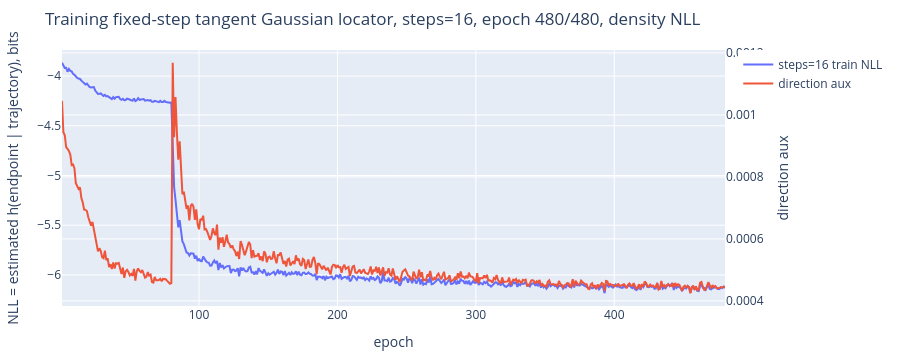

Source (notebook cell):
### Code cell
def train_model_for_steps(step_count):
    model, optimizer, scheduler = create_model_bundle()
    history = []
    model.train()

    for epoch in range(1, TRAIN_EPOCHS + 1):
        epoch_objectives = []
        epoch_nlls = []
        epoch_aux = []
        for _ in range(TRAIN_BATCHES_PER_EPOCH):
            x, pad_mask, endpoint, counts = make_trajectories(
                TRAIN_BATCH_SIZE, step_counts=step_count
            )
            direction_only = epoch <= DIRECTION_PRETRAIN_EPOCHS
            loss, nll, aux_direction = training_objective(
                model, x, pad_mask, endpoint, direction_only=direction_only
            )

            optimizer.zero_grad(set_to_none=True)
            loss.backward()
            torch.nn.utils.clip_grad_norm_(model.parameters(), 1.0)
            optimizer.step()
            scheduler.step()
            epoch_objectives.append(float(loss.detach().cpu()))
            epoch_nlls.append(float(nll.detach().cpu()))
            epoch_aux.append(float(aux_direction.detach().cpu()))

        row = dict(
            epoch=epoch,
            objective=float(np.mean(epoch_objectives)),
            nll=float(np.mean(epoch_nlls)),
            nll_bits=float(np.mean(epoch_nlls) / math.log(2.0)),
            aux_direction=float(np.mean(epoch_aux)),
            phase=(
                "direction pretrain"
                if epoch <= DIRECTION_PRETRAIN_EPOCHS
                else "density NLL"
            ),
        )
        history.append(row)
        if epoch == 1 or epoch % PLOT_EVERY == 0 or epoch == TRAIN_EPOCHS:
            clear_output(wait=True)
            fig = go.Figure()
            fig.add_trace(
                go.Scatter(
                    x=[item["epoch"] for item in history],
                    y=[item["nll_bits"] for item in history],
                    mode="lines",
                    name=f"steps={step_count} train NLL",
                )
            )
            fig.add_trace(
                go.Scatter(
                    x=[item["epoch"] for item in history],
                    y=[item["aux_direction"] for item in history],
                    mode="lines",
                    name="direction aux",
                    yaxis="y2",
                )
            )
            fig.update_layout(
                title=f"Training fixed-step tangent Gaussian locator, steps={step_count}, epoch {epoch}/{TRAIN_EPOCHS}, {row['phase']}",
                xaxis_title="epoch",
                yaxis_title="NLL = estimated h(endpoint | trajectory), bits",
                yaxis2=dict(title="direction aux", overlaying="y", side="right"),
                height=360,
                margin=dict(l=40, r=20, t=50, b=40),
            )
            display(fig)

    return {"model": model, "history": history, "step_count": step_count}


trained_models = {}
for steps in EVAL_STEP_COUNTS:
    trained_models[int(steps)] = train_model_for_steps(int(steps))

for steps, result in trained_models.items():
    print(
        f"steps={steps:2d}: final train NLL={result['history'][-1]['nll_bits']:.4f} bits"
    )

### Figure 1 — Plotly figure (JSON) as saved in the notebook; plotly's stock layout.template omitted (floating-point values rounded to 4 significant figures; data arrays with more than 128 entries replaced by an {"elided": "..."} marker saying what was removed)
{"data": [{"mode": "lines", "name": "steps=16 train NLL", "type": "scatter", "x": {"elided": "480 int values"}, "y": {"elided": "480 float values"}}, {"mode": "lines", "name": "direction aux", "type": "scatter", "x": {"elided": "480 int values"}, "y": {"elided": "480 float values"}, "yaxis": "y2"}], "layout": {"height": 360, "margin": {"b": 40, "l": 40, "r": 20, "t": 50}, "title": {"text": "Training fixed-step tangent Gaussian locator, steps=16, epoch 480/480, density NLL"}, "xaxis": {"title": {"text": "epoch"}}, "yaxis": {"title": {"text": "NLL = estimated h(endpoint | trajectory), bits"}}, "yaxis2": {"overlaying": "y", "side": "right", "title": {"text": "direction aux"}}}}
